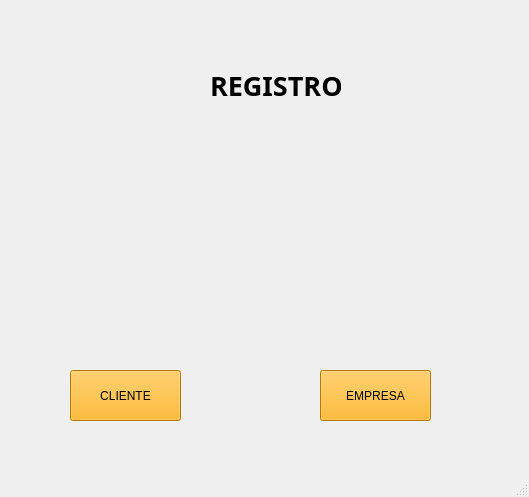
<?xml version="1.0" encoding="UTF-8"?>
<ui version="4.0">
 <class>MainWindow</class>
 <widget class="QMainWindow" name="MainWindow">
  <property name="geometry">
   <rect>
    <x>0</x>
    <y>0</y>
    <width>529</width>
    <height>497</height>
   </rect>
  </property>
  <property name="windowTitle">
   <string>MainWindow</string>
  </property>
  <property name="styleSheet">
   <string notr="true"/>
  </property>
  <widget class="QWidget" name="centralwidget">
   <widget class="QLabel" name="label">
    <property name="geometry">
     <rect>
      <x>210</x>
      <y>50</y>
      <width>131</width>
      <height>71</height>
     </rect>
    </property>
    <property name="font">
     <font>
      <family>Agency FB</family>
      <pointsize>20</pointsize>
      <weight>75</weight>
      <bold>true</bold>
     </font>
    </property>
    <property name="text">
     <string>REGISTRO</string>
    </property>
   </widget>
   <widget class="QPushButton" name="btnCliente">
    <property name="geometry">
     <rect>
      <x>70</x>
      <y>370</y>
      <width>111</width>
      <height>51</height>
     </rect>
    </property>
    <property name="styleSheet">
     <string notr="true">background-color: rgb(255, 170, 0);</string>
    </property>
    <property name="text">
     <string>CLIENTE</string>
    </property>
   </widget>
   <widget class="QPushButton" name="btnEmpresa">
    <property name="geometry">
     <rect>
      <x>320</x>
      <y>370</y>
      <width>111</width>
      <height>51</height>
     </rect>
    </property>
    <property name="styleSheet">
     <string notr="true">background-color: rgb(255, 170, 0);</string>
    </property>
    <property name="text">
     <string>EMPRESA</string>
    </property>
   </widget>
   <widget class="QLabel" name="label_2">
    <property name="geometry">
     <rect>
      <x>30</x>
      <y>190</y>
      <width>181</width>
      <height>151</height>
     </rect>
    </property>
    <property name="text">
     <string/>
    </property>
    <property name="pixmap">
     <pixmap>../Img/cliente.png</pixmap>
    </property>
    <property name="scaledContents">
     <bool>true</bool>
    </property>
   </widget>
   <widget class="QLabel" name="label_3">
    <property name="geometry">
     <rect>
      <x>280</x>
      <y>170</y>
      <width>211</width>
      <height>161</height>
     </rect>
    </property>
    <property name="text">
     <string/>
    </property>
    <property name="pixmap">
     <pixmap>../Img/empresa.png</pixmap>
    </property>
    <property name="scaledContents">
     <bool>true</bool>
    </property>
   </widget>
   <widget class="QLabel" name="label_4">
    <property name="geometry">
     <rect>
      <x>390</x>
      <y>-20</y>
      <width>131</width>
      <height>81</height>
     </rect>
    </property>
    <property name="text">
     <string/>
    </property>
    <property name="pixmap">
     <pixmap>../Img/Login.png</pixmap>
    </property>
    <property name="scaledContents">
     <bool>true</bool>
    </property>
   </widget>
  </widget>
  <widget class="QMenuBar" name="menubar">
   <property name="geometry">
    <rect>
     <x>0</x>
     <y>0</y>
     <width>529</width>
     <height>26</height>
    </rect>
   </property>
  </widget>
  <widget class="QStatusBar" name="statusbar"/>
 </widget>
 <resources/>
 <connections/>
</ui>
